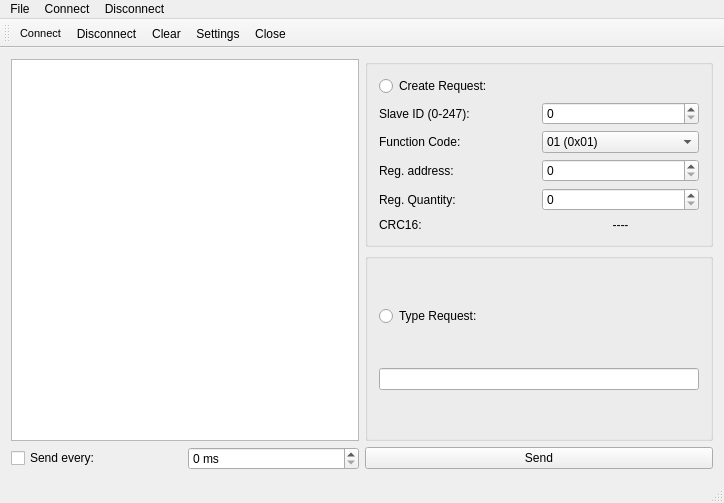
<?xml version="1.0" encoding="UTF-8"?>
<ui version="4.0">
 <class>MainWindow</class>
 <widget class="QMainWindow" name="MainWindow">
  <property name="geometry">
   <rect>
    <x>0</x>
    <y>0</y>
    <width>724</width>
    <height>503</height>
   </rect>
  </property>
  <property name="windowTitle">
   <string>MainWindow</string>
  </property>
  <widget class="QWidget" name="centralWidget">
   <layout class="QGridLayout" name="gridLayout_3">
    <item row="0" column="0">
     <layout class="QHBoxLayout" name="horizontalLayout_6">
      <item>
       <widget class="QPlainTextEdit" name="plainTextEdit"/>
      </item>
      <item>
       <layout class="QVBoxLayout" name="verticalLayout">
        <item>
         <widget class="QGroupBox" name="createRequestGBox">
          <property name="enabled">
           <bool>true</bool>
          </property>
          <property name="title">
           <string/>
          </property>
          <property name="checkable">
           <bool>false</bool>
          </property>
          <property name="checked">
           <bool>false</bool>
          </property>
          <layout class="QGridLayout" name="gridLayout">
           <item row="2" column="0">
            <layout class="QHBoxLayout" name="horizontalLayout">
             <item>
              <widget class="QLabel" name="slaveIDlbl">
               <property name="text">
                <string>Slave ID (0-247):</string>
               </property>
              </widget>
             </item>
             <item>
              <widget class="QSpinBox" name="slaveID">
               <property name="maximum">
                <number>247</number>
               </property>
               <property name="displayIntegerBase">
                <number>16</number>
               </property>
              </widget>
             </item>
            </layout>
           </item>
           <item row="4" column="0">
            <layout class="QHBoxLayout" name="horizontalLayout_3">
             <item>
              <widget class="QLabel" name="regAddrLbl">
               <property name="text">
                <string>Reg. address:</string>
               </property>
              </widget>
             </item>
             <item>
              <widget class="QSpinBox" name="regAddress">
               <property name="displayIntegerBase">
                <number>16</number>
               </property>
              </widget>
             </item>
            </layout>
           </item>
           <item row="6" column="0">
            <layout class="QHBoxLayout" name="horizontalLayout_5">
             <item>
              <widget class="QLabel" name="CRClbl">
               <property name="text">
                <string>CRC16:</string>
               </property>
              </widget>
             </item>
             <item>
              <widget class="QLabel" name="CRC">
               <property name="text">
                <string>----</string>
               </property>
               <property name="alignment">
                <set>Qt::AlignCenter</set>
               </property>
              </widget>
             </item>
            </layout>
           </item>
           <item row="3" column="0">
            <layout class="QHBoxLayout" name="horizontalLayout_2">
             <item>
              <widget class="QLabel" name="funcCodeLbl">
               <property name="text">
                <string>Function Code:</string>
               </property>
              </widget>
             </item>
             <item>
              <widget class="QComboBox" name="functionCode">
               <item>
                <property name="text">
                 <string>01 (0x01)</string>
                </property>
               </item>
               <item>
                <property name="text">
                 <string>02 (0x02)</string>
                </property>
               </item>
               <item>
                <property name="text">
                 <string>03 (0x03)</string>
                </property>
               </item>
               <item>
                <property name="text">
                 <string>04 (0x04)</string>
                </property>
               </item>
               <item>
                <property name="text">
                 <string>05 (0x05)</string>
                </property>
               </item>
               <item>
                <property name="text">
                 <string>06 (0x06)</string>
                </property>
               </item>
               <item>
                <property name="text">
                 <string>15 (0x0F)</string>
                </property>
               </item>
               <item>
                <property name="text">
                 <string>16 (0x10)</string>
                </property>
               </item>
              </widget>
             </item>
            </layout>
           </item>
           <item row="5" column="0">
            <layout class="QHBoxLayout" name="horizontalLayout_4">
             <item>
              <widget class="QLabel" name="regQuantLbl">
               <property name="text">
                <string>Reg. Quantity:</string>
               </property>
              </widget>
             </item>
             <item>
              <widget class="QSpinBox" name="regQuantity"/>
             </item>
            </layout>
           </item>
           <item row="1" column="0">
            <widget class="QRadioButton" name="createRequestRadio">
             <property name="text">
              <string>Create Request:</string>
             </property>
            </widget>
           </item>
          </layout>
          <widget class="QLabel" name="label_3">
           <property name="geometry">
            <rect>
             <x>70</x>
             <y>110</y>
             <width>54</width>
             <height>17</height>
            </rect>
           </property>
           <property name="text">
            <string/>
           </property>
          </widget>
         </widget>
        </item>
        <item>
         <widget class="QGroupBox" name="typeRequestGBox">
          <property name="title">
           <string/>
          </property>
          <property name="checkable">
           <bool>false</bool>
          </property>
          <property name="checked">
           <bool>false</bool>
          </property>
          <layout class="QGridLayout" name="gridLayout_2">
           <item row="1" column="0">
            <widget class="QLineEdit" name="typeRequestLineEdit">
             <property name="text">
              <string/>
             </property>
            </widget>
           </item>
           <item row="0" column="0">
            <widget class="QRadioButton" name="typeRequestRadio">
             <property name="text">
              <string>Type Request:</string>
             </property>
             <property name="checkable">
              <bool>true</bool>
             </property>
            </widget>
           </item>
          </layout>
         </widget>
        </item>
       </layout>
      </item>
     </layout>
    </item>
    <item row="1" column="0">
     <layout class="QHBoxLayout" name="horizontalLayout_8">
      <item>
       <layout class="QHBoxLayout" name="horizontalLayout_7">
        <item>
         <widget class="QCheckBox" name="sendEveryChBox">
          <property name="text">
           <string>Send every:</string>
          </property>
         </widget>
        </item>
        <item>
         <widget class="QSpinBox" name="sendEvery">
          <property name="suffix">
           <string> ms</string>
          </property>
         </widget>
        </item>
       </layout>
      </item>
      <item>
       <widget class="QPushButton" name="sendButton">
        <property name="text">
         <string>Send</string>
        </property>
       </widget>
      </item>
     </layout>
    </item>
   </layout>
  </widget>
  <widget class="QMenuBar" name="menuBar">
   <property name="geometry">
    <rect>
     <x>0</x>
     <y>0</y>
     <width>724</width>
     <height>21</height>
    </rect>
   </property>
   <widget class="QMenu" name="menuFile">
    <property name="title">
     <string>File</string>
    </property>
   </widget>
   <widget class="QMenu" name="menuConnect">
    <property name="title">
     <string>Connect</string>
    </property>
   </widget>
   <widget class="QMenu" name="menuDisconnect">
    <property name="title">
     <string>Disconnect</string>
    </property>
   </widget>
   <addaction name="menuFile"/>
   <addaction name="menuConnect"/>
   <addaction name="menuDisconnect"/>
  </widget>
  <widget class="QToolBar" name="mainToolBar">
   <property name="toolButtonStyle">
    <enum>Qt::ToolButtonTextUnderIcon</enum>
   </property>
   <attribute name="toolBarArea">
    <enum>TopToolBarArea</enum>
   </attribute>
   <attribute name="toolBarBreak">
    <bool>false</bool>
   </attribute>
   <addaction name="actionConnect"/>
   <addaction name="actionDisconnect"/>
   <addaction name="actionClear"/>
   <addaction name="actionSettings"/>
   <addaction name="actionClose"/>
  </widget>
  <widget class="QStatusBar" name="statusBar"/>
  <action name="actionConnect">
   <property name="icon">
    <iconset resource="resources/res.qrc">
     <normaloff>:/action/img/connect.png</normaloff>:/action/img/connect.png</iconset>
   </property>
   <property name="text">
    <string>Connect</string>
   </property>
   <property name="font">
    <font>
     <family>MS Shell Dlg 2</family>
     <pointsize>8</pointsize>
     <weight>50</weight>
     <bold>false</bold>
    </font>
   </property>
   <property name="iconVisibleInMenu">
    <bool>true</bool>
   </property>
  </action>
  <action name="actionDisconnect">
   <property name="icon">
    <iconset resource="resources/res.qrc">
     <normaloff>:/action/img/disconnect.png</normaloff>:/action/img/disconnect.png</iconset>
   </property>
   <property name="text">
    <string>Disconnect</string>
   </property>
  </action>
  <action name="actionClear">
   <property name="icon">
    <iconset resource="resources/res.qrc">
     <normaloff>:/action/img/wroom.png</normaloff>:/action/img/wroom.png</iconset>
   </property>
   <property name="text">
    <string>Clear</string>
   </property>
   <property name="menuRole">
    <enum>QAction::AboutQtRole</enum>
   </property>
  </action>
  <action name="actionSettings">
   <property name="icon">
    <iconset resource="resources/res.qrc">
     <normaloff>:/action/img/settings.png</normaloff>:/action/img/settings.png</iconset>
   </property>
   <property name="text">
    <string>Settings</string>
   </property>
  </action>
  <action name="actionClose">
   <property name="icon">
    <iconset resource="resources/res.qrc">
     <normaloff>:/action/img/close.png</normaloff>:/action/img/close.png</iconset>
   </property>
   <property name="text">
    <string>Close</string>
   </property>
  </action>
 </widget>
 <layoutdefault spacing="6" margin="11"/>
 <resources>
  <include location="resources/res.qrc"/>
 </resources>
 <connections/>
</ui>
